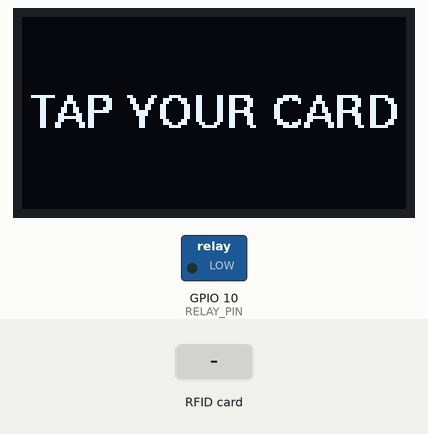
The sketch below on a simulated ESP32-S3. Shown: 128×64 one-colour display, switched loads named in the sketch (green lamp = pin HIGH). The test bench sets the inputs (shaded band). The audio player accepts every command and is not drawn; what the sketch prints to the serial monitor is not drawn.

Above: at 3.8 s.
3.9 s: RFID card 12 34 56 78 held to the reader
At 4.3 s:
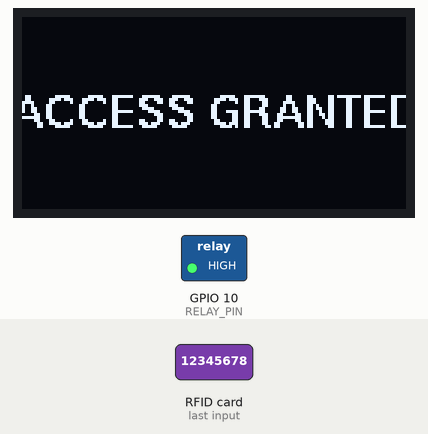
5.4 s: RFID card 5E 7A 19 C4 held to the reader
At 7.5 s:
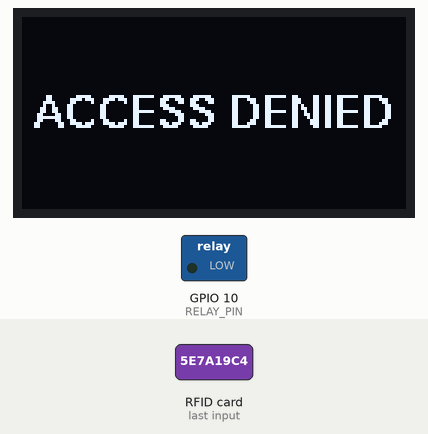
Timing chart, 0 to 9.0 s (numbered marks = the images above; inputs shaded):
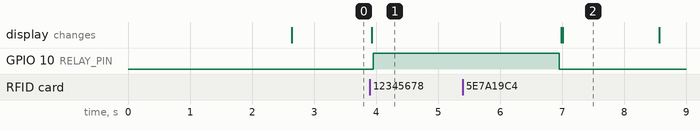

The sketch:

RFID_Door_Lock.ino
```cpp
#include <SPI.h>
#include <MFRC522.h>
#include <U8g2lib.h>
#include <DFRobotDFPlayerMini.h>
#include <string.h>

constexpr int RFID_SCK = 12;
constexpr int RFID_MISO = 13;
constexpr int RFID_MOSI = 11;
constexpr int RFID_SS = 4;
constexpr int RFID_RST = 8;

// Replace these example bytes with your own card UID.
constexpr byte ALLOWED_UID[] = {0x12, 0x34, 0x56, 0x78};

constexpr int OLED_SCK = 14;
constexpr int OLED_MOSI = 15;
constexpr int OLED_CS = 6;
constexpr int OLED_DC = 7;
constexpr int OLED_RESET = 5;

constexpr int DFPLAYER_RX = 17;
constexpr int DFPLAYER_TX = 18;
constexpr int DENIED_TRACK = 1;
constexpr int GRANTED_TRACK = 2;
constexpr int VOLUME = 25;

constexpr int RELAY_PIN = 10;  // Active-HIGH 2N2222 driver
constexpr unsigned long UNLOCK_MS = 3000;
constexpr unsigned long DENIED_MS = 1500;

MFRC522 rfid(RFID_SS, RFID_RST);
U8G2_SSD1309_128X64_NONAME0_F_4W_SW_SPI oled(
    U8G2_R0, OLED_SCK, OLED_MOSI, OLED_CS, OLED_DC, OLED_RESET);
HardwareSerial dfSerial(1);
DFRobotDFPlayerMini player;
bool audioReady = false;

enum class Screen { Waiting, Granted, Denied };
Screen screen = Screen::Waiting;
unsigned long resultStarted = 0;

void showMessage(const char* message) {
  oled.clearBuffer();
  oled.setFont(u8g2_font_helvB10_tr);
  const int x = (oled.getDisplayWidth() - oled.getStrWidth(message)) / 2;
  oled.drawStr(x, 37, message);
  oled.sendBuffer();
}

void setup() {
  pinMode(RELAY_PIN, OUTPUT);
  digitalWrite(RELAY_PIN, LOW);
  Serial.begin(115200);

  oled.begin();
  showMessage("STARTING...");
  SPI.begin(RFID_SCK, RFID_MISO, RFID_MOSI, RFID_SS);
  rfid.PCD_Init();

  dfSerial.begin(9600, SERIAL_8N1, DFPLAYER_RX, DFPLAYER_TX);
  delay(2000);
  audioReady = player.begin(dfSerial);
  if (audioReady) {
    player.volume(VOLUME);
  } else {
    Serial.println("DFPlayer initialization failed. Audio disabled.");
  }

  Serial.println("Relay OFF. Tap your card.");
  showMessage("TAP YOUR CARD");
}

void loop() {
  if (screen != Screen::Waiting) {
    const unsigned long duration =
        screen == Screen::Granted ? UNLOCK_MS : DENIED_MS;

    if (millis() - resultStarted >= duration) {
      if (screen == Screen::Granted) {
        digitalWrite(RELAY_PIN, LOW);
        Serial.println("Relay OFF");
      }
      screen = Screen::Waiting;
      showMessage("TAP YOUR CARD");
    }
    return;
  }

  if (audioReady && player.available()) {
    const uint8_t event = player.readType();
    const int value = player.read();
    if (event == DFPlayerError) {
      Serial.printf("DFPlayer error: %d\n", value);
    }
  }

  if (!rfid.PICC_IsNewCardPresent() || !rfid.PICC_ReadCardSerial()) {
    return;
  }

  Serial.print("Card UID: ");
  for (byte i = 0; i < rfid.uid.size; i++) {
    Serial.printf("%02X", static_cast<unsigned int>(rfid.uid.uidByte[i]));
  }
  Serial.println();

  const bool allowed = rfid.uid.size == sizeof(ALLOWED_UID) &&
      memcmp(rfid.uid.uidByte, ALLOWED_UID, sizeof(ALLOWED_UID)) == 0;
  rfid.PICC_HaltA();

  screen = allowed ? Screen::Granted : Screen::Denied;
  const char* message = allowed ? "ACCESS GRANTED" : "ACCESS DENIED";
  Serial.println(message);
  showMessage(message);

  if (audioReady) {
    player.play(allowed ? GRANTED_TRACK : DENIED_TRACK);
  }
  if (allowed) {
    digitalWrite(RELAY_PIN, HIGH);
    Serial.println("Relay ON for 3 seconds");
  }
  resultStarted = millis();
}
```

Measured:
- after the input at 3.9 s, GPIO 10 (RELAY_PIN): LOW → HIGH after 0.06 s; the display: changes at once (image 1)
- after the input at 5.4 s, the display: first differs from a run without the input after 1.6 s (image 2)
